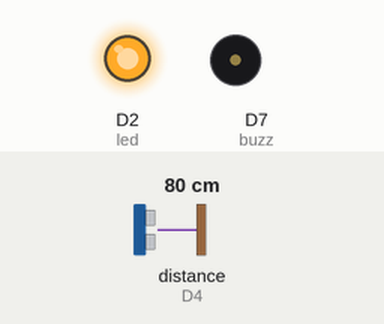
Simulated run of this sketch. Board: ESP8266 (NodeMCU). On the bench: output pins drawn as LEDs (lit = HIGH), buzzer (waves = sounding). Wiring (inferred from the names in the program): ultrasonic range finder: trigger D5; echo D4. The test bench sets the inputs (shaded band); at power-on: distance to the obstacle (sensor on D4) 80 cm. The echo pulse lasts 58.3 µs per cm; pins used as bus, display or sensor lines are not drawn.

Above: at 2.7 s.
2.8 s: distance to the obstacle (sensor on D4) set to 12 cm
4.7 s: distance to the obstacle (sensor on D4) set to 9 cm
At 5.8 s:
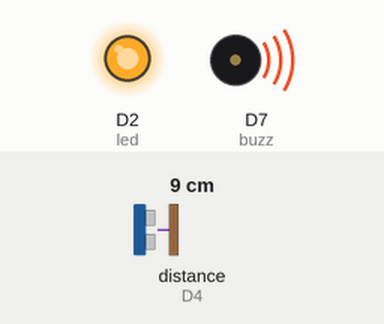
8.8 s: distance to the obstacle (sensor on D4) set to 18 cm
At 10.9 s:
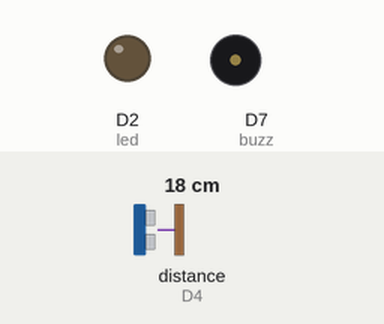
12.0 s: distance to the obstacle (sensor on D4) set to 2 cm
At 13.7 s:
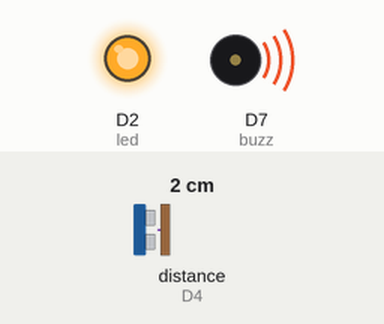
Timing chart, 0 to 17.0 s (numbered marks = the images above; inputs shaded):
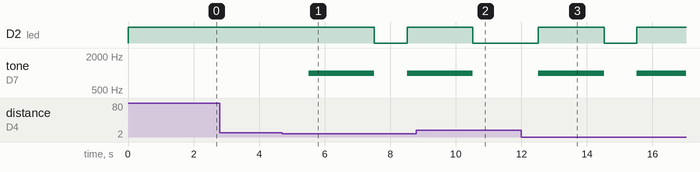

The sketch:

smart_doorbell.ino
```cpp
#include "UbidotsESPMQTT.h"
#define TOKEN "BBFF-gkf4dxHCluVjAP4o7qbwSnDYJNYOb5"
#define WIFINAME "Priyanka"
#define WIFIPASS ""
Ubidots client(TOKEN);
const int trigPin = D5;
const int echoPin = D4;
const int led = D2;
uint8_t buzz = D7;
long duration;
float distance;
void callback(char* topic, byte* payload, unsigned int length) {
  Serial.print("Message arrived [");
  Serial.print(topic);
  Serial.print("] ");
  for (int i=0;i<length;i++) {
    Serial.print((char)payload[i]);
  }
  Serial.println();
}
void setup() {
  client.setDebug(true);
  Serial.begin(115200);
  pinMode(trigPin, OUTPUT);
  pinMode(echoPin, INPUT);
  pinMode(buzz, OUTPUT);
  pinMode(led,OUTPUT);
  digitalWrite(led, LOW);
  digitalWrite(led, HIGH);

  client.wifiConnection(WIFINAME, WIFIPASS);
  client.begin(callback);
  }
void loop() {
  if(!client.connected()){
      client.reconnect();
      }
  digitalWrite(trigPin, LOW);
  delayMicroseconds(2);
  digitalWrite(trigPin, HIGH);
  delayMicroseconds(10);
  digitalWrite(trigPin, LOW);
  duration = pulseIn(echoPin, HIGH);
  distance = duration * 0.034 / 2;
  client.add("distance", distance);
   if (distance < 10){
    tone(buzz,1000);
    digitalWrite(led, HIGH);
    delay(2000);
    noTone(buzz);
    digitalWrite(led, LOW);
  }
  client.ubidotsPublish("contactless-bell");
  client.loop();
  delay(1000);
}
```

Measured:
- the behaviour switches between 11 and 10 cm on distance to the obstacle (sensor on D4) (found by bisection; images 0 and 1)
- after the input at 2.8 s, every drawn part: stays the same
- after the input at 4.7 s, D2 (led): HIGH → LOW after 2.8 s, → HIGH 1.0 s later; tone on D7 (buzz): silent → 1000 Hz after 0.82 s, → silent 2.0 s later, → 1000 Hz 1.0 s later
- after the input at 8.8 s, D2 (led): goes on until 10.5 s, then stays LOW; tone on D7 (buzz): goes on until 10.5 s, then stays silent
- after the input at 12.0 s, D2 (led): LOW → HIGH after 0.52 s, → LOW 2.0 s later, → HIGH 1.0 s later; tone on D7 (buzz): silent → 1000 Hz after 0.52 s, → silent 2.0 s later, → 1000 Hz 1.0 s later
